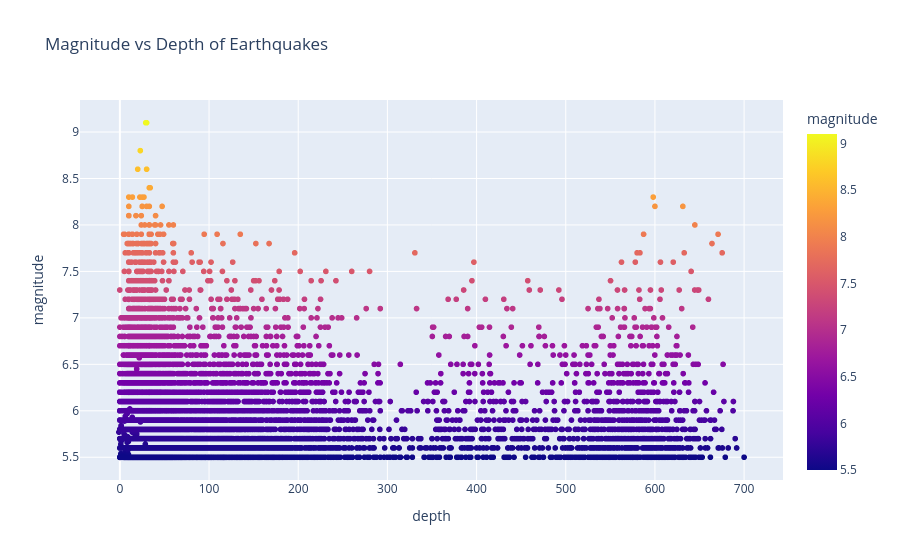

Notebook code cell kept with this figure:
### Code cell
# 2. Depth vs Magnitude
px.scatter(mysql_df, x="depth", y="magnitude", color="magnitude",
           title="Magnitude vs Depth of Earthquakes")

### Figure 1 — Plotly figure (JSON) as saved in the notebook; plotly's stock layout.template omitted (floating-point values rounded to 4 significant figures; data arrays with more than 128 entries replaced by an {"elided": "..."} marker saying what was removed)
{"data": [{"hovertemplate": "depth=%{x}<br>magnitude=%{marker.color}<extra></extra>", "legendgroup": "", "marker": {"color": {"elided": "23119 float values"}, "coloraxis": "coloraxis", "symbol": "circle"}, "mode": "markers", "name": "", "showlegend": false, "type": "scattergl", "x": {"elided": "23119 float values"}, "xaxis": "x", "y": {"elided": "23119 float values"}, "yaxis": "y"}], "layout": {"coloraxis": {"colorbar": {"title": {"text": "magnitude"}}, "colorscale": [[0, "#0d0887"], [0.1111, "#46039f"], [0.2222, "#7201a8"], [0.3333, "#9c179e"], [0.4444, "#bd3786"], [0.5556, "#d8576b"], [0.6667, "#ed7953"], [0.7778, "#fb9f3a"], [0.8889, "#fdca26"], [1, "#f0f921"]]}, "legend": {"tracegroupgap": 0}, "title": {"text": "Magnitude vs Depth of Earthquakes"}, "xaxis": {"anchor": "y", "domain": [0, 1], "title": {"text": "depth"}}, "yaxis": {"anchor": "x", "domain": [0, 1], "title": {"text": "magnitude"}}}}
